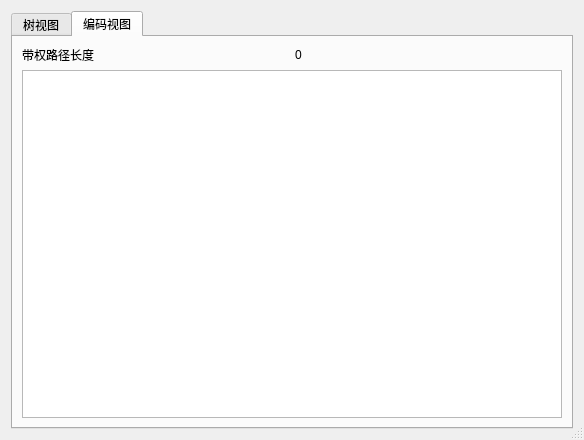
<?xml version="1.0" encoding="UTF-8"?>
<ui version="4.0">
 <class>treeView</class>
 <widget class="QDialog" name="treeView">
  <property name="geometry">
   <rect>
    <x>0</x>
    <y>0</y>
    <width>584</width>
    <height>440</height>
   </rect>
  </property>
  <property name="windowTitle">
   <string>Dialog</string>
  </property>
  <property name="sizeGripEnabled">
   <bool>true</bool>
  </property>
  <layout class="QVBoxLayout" name="verticalLayout">
   <item>
    <widget class="QTabWidget" name="tabWidget">
     <property name="currentIndex">
      <number>1</number>
     </property>
     <widget class="QWidget" name="tab">
      <attribute name="title">
       <string>树视图</string>
      </attribute>
      <layout class="QGridLayout" name="gridLayout">
       <item row="0" column="0">
        <widget class="QGraphicsView" name="graphicsView"/>
       </item>
      </layout>
     </widget>
     <widget class="QWidget" name="tab_2">
      <attribute name="title">
       <string>编码视图</string>
      </attribute>
      <layout class="QGridLayout" name="gridLayout_2">
       <item row="0" column="0">
        <layout class="QVBoxLayout" name="verticalLayout_2">
         <item>
          <layout class="QHBoxLayout" name="horizontalLayout">
           <item>
            <widget class="QLabel" name="label">
             <property name="text">
              <string>带权路径长度</string>
             </property>
            </widget>
           </item>
           <item>
            <widget class="QLabel" name="label_2">
             <property name="text">
              <string>&lt;html&gt;&lt;head/&gt;&lt;body&gt;&lt;p&gt;0&lt;/p&gt;&lt;/body&gt;&lt;/html&gt;</string>
             </property>
            </widget>
           </item>
          </layout>
         </item>
         <item>
          <widget class="QTableWidget" name="tableWidget"/>
         </item>
        </layout>
       </item>
      </layout>
     </widget>
    </widget>
   </item>
  </layout>
 </widget>
 <resources/>
 <connections/>
</ui>
